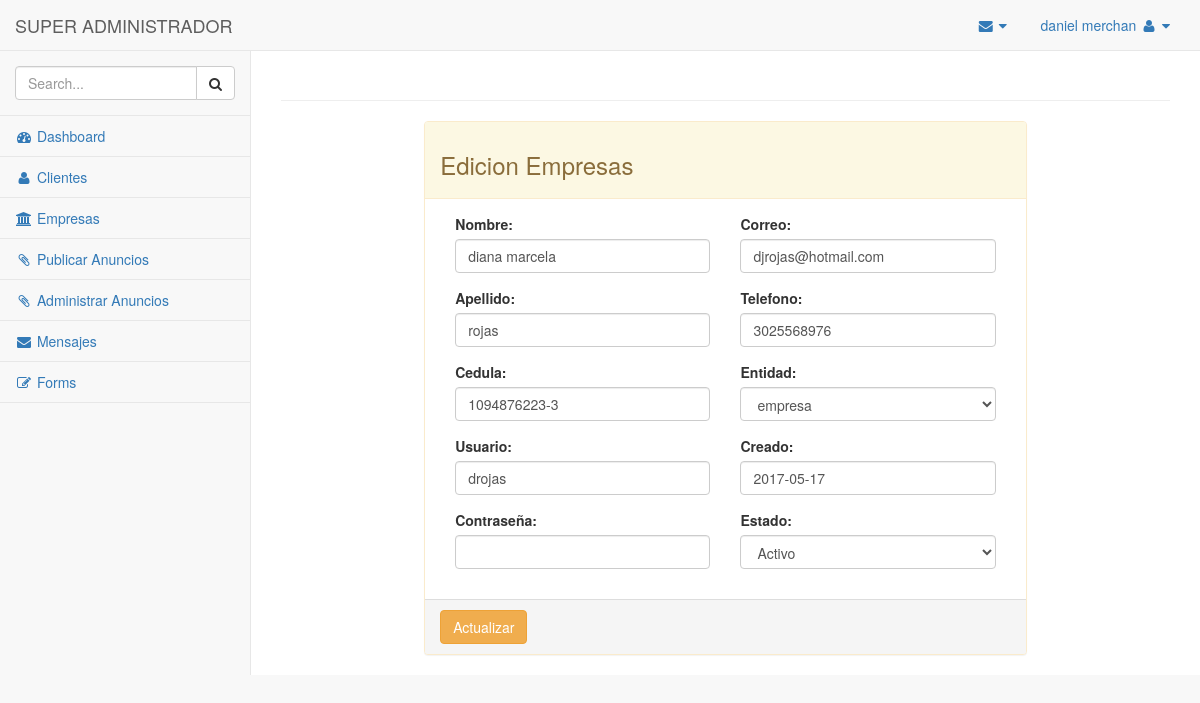
Page /admin/editempresa.php?view=22 (signed in) on the committed database.
### tables this page shows
CREATE TABLE `user` (
  `user_id` int(11) NOT NULL,
  `user_nombre` varchar(70) NOT NULL,
  `user_apellido` varchar(70) NOT NULL,
  `user_cedula` varchar(15) NOT NULL,
  `user_correo` varchar(100) NOT NULL,
  `user_usuario` varchar(30) NOT NULL,
  `user_telefono` varchar(10) NOT NULL,
  `password` varchar(1200) NOT NULL,
  `user_entidad` set('empresa','cliente','pendiente','') NOT NULL DEFAULT 'pendiente',
  `user_createat` date NOT NULL,
  `user_active` tinyint(1) NOT NULL,
  `user_role` set('ROLE_USER','ROLE_ADMIN','ROLE_SUADMIN','') NOT NULL DEFAULT 'ROLE_USER',
  `user_ip` varchar(20) DEFAULT NULL
);

### admin/editempresa.php (the view, shortened to what this page needs)
<?php
if(!isset($_SESSION["session_username"])) {
    header("location:../");
} else {
?>
<!DOCTYPE html>
<html lang="en">
<head>
    <link href="./vendor/bootstrap/css/bootstrap.min.css" rel="stylesheet">
    <link href="./vendor/metisMenu/metisMenu.min.css" rel="stylesheet">
    <link href="./dist/css/sb-admin-2.css" rel="stylesheet">
    <link href="./vendor/font-awesome/css/font-awesome.min.css" rel="stylesheet" type="text/css">
</head>
<body>
    <div id="wrapper">
        <nav class="navbar navbar-default navbar-static-top" role="navigation" style="margin-bottom: 0">
            <div class="navbar-header">
                <a class="navbar-brand" href="index.html">
                <?php if ($_SESSION['user_suadmin'] == "ROLE_SUADMIN"){
                    echo "SUPER ADMINISTRADOR";
                };?></a>
            </div>
            <ul class="nav navbar-top-links navbar-right">
                <li class="dropdown">
                    <a class="dropdown-toggle" data-toggle="dropdown" href="#">
                        <i class="fa fa-envelope fa-fw"></i> <i class="fa fa-caret-down"></i>
                    </a>
                </li>
                 <li class="dropdown">
                    <a class="dropdown-toggle" data-toggle="dropdown" href="#">
                        <?php echo $_SESSION['session_username'];?> <i class="fa fa-user fa-fw"></i> <i class="fa fa-caret-down"></i>
                    </a>
                </li>
            </ul>
            <div class="navbar-default sidebar" role="navigation">
                <div class="sidebar-nav navbar-collapse">
                    <ul class="nav" id="side-menu">
                        <li class="sidebar-search">
                            <div class="input-group custom-search-form">
                                <input type="text" class="form-control" placeholder="Search...">
                                <span class="input-group-btn">
                                <button class="btn btn-default" type="button">
                                    <i class="fa fa-search"></i>
                                </button>
                            </span>
                            </div>
                        </li>
                        <li>
                            <a href="./"><i class="fa fa-dashboard fa-fw"></i> Dashboard</a>
                        </li>
                        <li>
                            <a href="clientes.php"><i class="fa fa-user fa-fw"></i> Clientes</a>
                        </li>
                        <li>
                            <a href="empresa.php"><i class="fa fa-university fa-fw"></i> Empresas</a>
                        </li>
                        <li>
                            <a href="banner.php"><i class="fa fa-paperclip fa-fw"></i> Publicar Anuncios</a>
                        </li>
                        <li>
                            <a href="adminbanner.php"><i class="fa fa-paperclip fa-fw"></i> Administrar Anuncios</a>
                        </li>
                        <li>
                            <a href="message.php"><i class="fa fa-envelope fa-fw"></i> Mensajes</a>
                        </li>
                        <li>
                            <a href="forms.php"><i class="fa fa-edit fa-fw"></i> Forms</a>
                        </li>
                    </ul>
                </div>
            </div>
        </nav>
        <div id="page-wrapper">
            <div class="row">
                <div class="col-lg-12">
                    <h1 class="page-header"></h1>
                </div>
            </div>
            <div class="row">
            <div class="row">
                <div class="col-lg-2"></div>
                <div class="col-lg-8">
                    <div class="panel panel-warning">
                        <div class="panel-heading">
                            <h3>Edicion Empresas</h3>
                        </div>
                    <form action="../logica/editempresa.php" method="post">
                    <?php
                          require '../logica/database.php';
                            $user =$_GET['view'];
                            $sql="SELECT * FROM `user` JOIN banner WHERE user_id = '$user' LIMIT 1 ";
                            $re=mysqli_query($conexion, $sql) or die (mysql_error());
                            while ($row=mysqli_fetch_array($re,MYSQLI_ASSOC)){ ?>
                        <div class="panel-body">
                            <div class="col-md-6">
                            <div class="form-group">
                            <label for="">Nombre: </label>
                            <input type="text" name="nombre" class="form-control" value="<?php echo $row['user_nombre'];?>">
                            </div>
                            <div class="form-group">
                            <label for="">Apellido: </label>
                            <input type="text" name="apellido" class="form-control" value="<?php echo $row['user_apellido'];?>">
                            </div>
                            <div class="form-group">
                            <label for="">Cedula: </label>
                            <input type="text" name="cedula" class="form-control" value="<?php echo $row['user_cedula'];?>">
                            </div>
                            <div class="form-group">
                            <label for="">Usuario: </label>
                            <input type="text" name="usuario" class="form-control" value="<?php echo $row['user_usuario'];?>">
                            </div>
                            <div class="form-group">
                            <label for="">Contraseña: </label>
                            <input type="password" name="password" class="form-control">
                            </div>
                            </div>
                            <div class="col-md-6">
                            <div class="form-group">
                            <label for="">Correo: </label>
                            <input type="text" name="correo" class="form-control" value="<?php echo $row['user_correo'];?>">
                            </div>
                            <div class="form-group">
                            <label for="">Telefono: </label>
                            <input type="text" name="telefono" class="form-control" value="<?php echo $row['user_telefono'];?>">
                            </div>
                            <div class="form-group">
                            <label for="">Entidad: </label>
                            <select name="entidad" class="form-control">
                                <option value="<?php echo $row['user_entidad'];?>"><?php echo $row['user_entidad'];?></option>
                            </select>
                            </div>
                            <div class="form-group">
                            <label for="">Creado: </label>
                            <input type="text" name="creado" class="form-control" value="<?php echo $row['user_createat'];?>">
                            </div>
                            <div class="form-group">
                            <label for="">Estado: </label>
                            <select name="estado" class="form-control">
                                <option value="<?php echo $row['user_active'];?>"><?php if ($row['user_active'] == 1){
                                                 echo '<span class="glyphicon glyphicon-ok text-success"> Activo</span>';
                                                } elseif ($row['user_active'] == 0){
                                                 echo '<span class="glyphicon glyphicon-time text-danger"> Pendiente</span>';
                                                };?></option>
                            </select>
                            </div>
                            </div>
                        </div>
                    <?php } ?>
                        <div class="panel-footer">
                            <button type="submit" class="btn btn-warning">Actualizar</button>
                        </div>
                    </form>
                    </div>
                </div>
               <div class="col-lg-2"></div>
                                </div>
                            </div>
                        </div>
                    </div>
</body>
</html>
<?php } ?>

### rows in the picture
user: nombre "diana marcela", apellido "rojas", cedula "1094876223-3", usuario "drojas", correo "djrojas@hotmail.com", telefono "3025568976", entidad "empresa", creado "2017-05-17", estado "Activo"

### other values in the picture
$_SESSION['session_username'] "daniel merchan"
